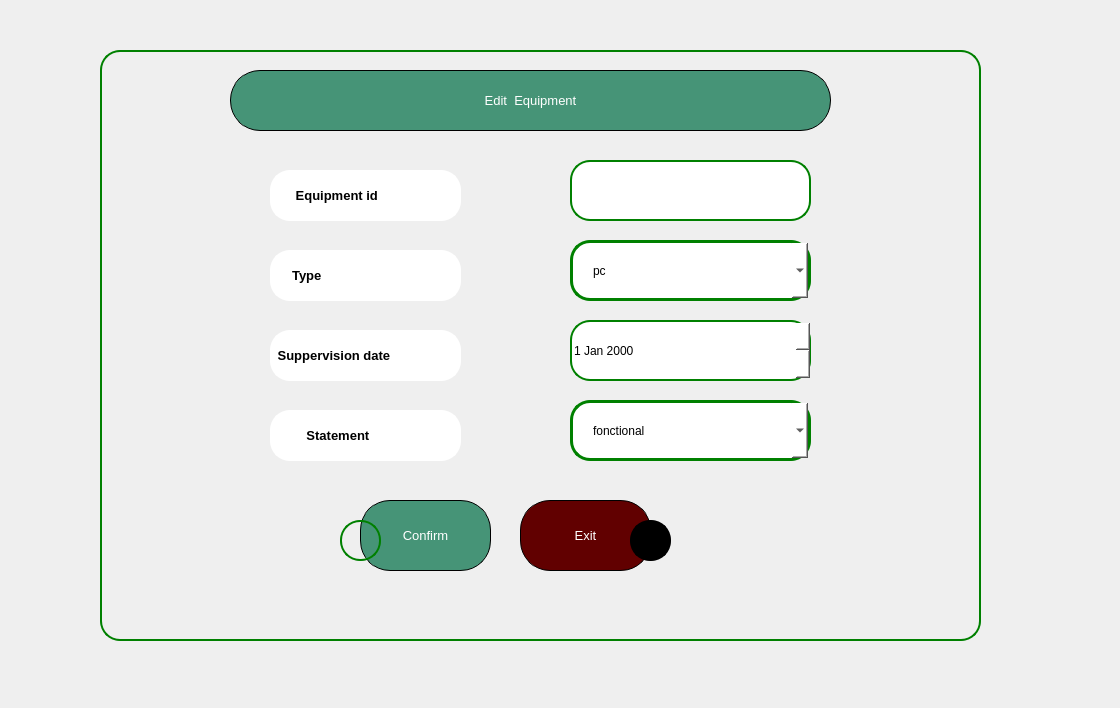
<?xml version="1.0" encoding="UTF-8"?>
<ui version="4.0">
 <class>edit</class>
 <widget class="QDialog" name="edit">
  <property name="geometry">
   <rect>
    <x>0</x>
    <y>0</y>
    <width>1120</width>
    <height>708</height>
   </rect>
  </property>
  <property name="windowTitle">
   <string>Dialog</string>
  </property>
  <widget class="QWidget" name="widget" native="true">
   <property name="geometry">
    <rect>
     <x>100</x>
     <y>50</y>
     <width>881</width>
     <height>591</height>
    </rect>
   </property>
   <property name="styleSheet">
    <string notr="true">border:2px solid green;
border-radius: 20px;
</string>
   </property>
   <widget class="QLineEdit" name="id_edit">
    <property name="geometry">
     <rect>
      <x>470</x>
      <y>110</y>
      <width>241</width>
      <height>61</height>
     </rect>
    </property>
    <property name="styleSheet">
     <string notr="true">background-color: rgb(255, 255, 255);
border_radius:15px;</string>
    </property>
   </widget>
   <widget class="QLineEdit" name="lineEdit_10">
    <property name="geometry">
     <rect>
      <x>170</x>
      <y>120</y>
      <width>191</width>
      <height>51</height>
     </rect>
    </property>
    <property name="font">
     <font>
      <pointsize>10</pointsize>
      <bold>true</bold>
     </font>
    </property>
    <property name="styleSheet">
     <string notr="true">background-color: rgb(255, 255, 255);
color: rgb(0, 0, 0);
border-color: rgb(255, 255, 255);</string>
    </property>
    <property name="text">
     <string>      Equipment id</string>
    </property>
   </widget>
   <widget class="QLineEdit" name="lineEdit_14">
    <property name="geometry">
     <rect>
      <x>170</x>
      <y>280</y>
      <width>191</width>
      <height>51</height>
     </rect>
    </property>
    <property name="font">
     <font>
      <pointsize>10</pointsize>
      <bold>true</bold>
     </font>
    </property>
    <property name="styleSheet">
     <string notr="true">background-color: rgb(255, 255, 255);
color: rgb(0, 0, 0);

border-color: rgb(255, 255, 255);</string>
    </property>
    <property name="text">
     <string> Suppervision date</string>
    </property>
   </widget>
   <widget class="QLineEdit" name="lineEdit_25">
    <property name="geometry">
     <rect>
      <x>170</x>
      <y>200</y>
      <width>191</width>
      <height>51</height>
     </rect>
    </property>
    <property name="font">
     <font>
      <pointsize>10</pointsize>
      <bold>true</bold>
     </font>
    </property>
    <property name="styleSheet">
     <string notr="true">background-color: rgb(255, 255, 255);
color: rgb(0, 0, 0);

border-color: rgb(255, 255, 255);</string>
    </property>
    <property name="text">
     <string>     Type</string>
    </property>
   </widget>
   <widget class="QLineEdit" name="lineEdit_28">
    <property name="geometry">
     <rect>
      <x>170</x>
      <y>360</y>
      <width>191</width>
      <height>51</height>
     </rect>
    </property>
    <property name="font">
     <font>
      <pointsize>10</pointsize>
      <bold>true</bold>
     </font>
    </property>
    <property name="styleSheet">
     <string notr="true">background-color: rgb(255, 255, 255);
color: rgb(0, 0, 0);
border-color: rgb(255, 255, 255);</string>
    </property>
    <property name="text">
     <string>         Statement</string>
    </property>
   </widget>
   <widget class="QComboBox" name="type_edit">
    <property name="geometry">
     <rect>
      <x>470</x>
      <y>190</y>
      <width>241</width>
      <height>61</height>
     </rect>
    </property>
    <property name="styleSheet">
     <string notr="true">QComboBox {
	color: rgb(0, 0, 0);
	background-color: rgb(255, 255, 255);
    border: 3px solid green;   /* Bordure verte de 3px */
    border-radius: 20px;       /* Coins arrondis */
    background-color: white;   /* Fond blanc */
    padding: 10px 20px;        /* Ajout d'espace intérieur pour le texte */
}

</string>
    </property>
    <item>
     <property name="text">
      <string>pc</string>
     </property>
    </item>
    <item>
     <property name="text">
      <string>machine</string>
     </property>
    </item>
    <item>
     <property name="text">
      <string>cann</string>
     </property>
    </item>
    <item>
     <property name="text">
      <string>printer</string>
     </property>
    </item>
    <item>
     <property name="text">
      <string>mouse</string>
     </property>
    </item>
    <item>
     <property name="text">
      <string>screen</string>
     </property>
    </item>
    <item>
     <property name="text">
      <string>keyboard</string>
     </property>
    </item>
    <item>
     <property name="text">
      <string>swicher</string>
     </property>
    </item>
    <item>
     <property name="text">
      <string>router</string>
     </property>
    </item>
   </widget>
   <widget class="QDateEdit" name="dateEdit">
    <property name="geometry">
     <rect>
      <x>470</x>
      <y>270</y>
      <width>241</width>
      <height>61</height>
     </rect>
    </property>
    <property name="styleSheet">
     <string notr="true">background-color: rgb(255, 255, 255);
border_radius:10px;</string>
    </property>
   </widget>
   <widget class="QPushButton" name="edit_cancel">
    <property name="geometry">
     <rect>
      <x>420</x>
      <y>450</y>
      <width>131</width>
      <height>71</height>
     </rect>
    </property>
    <property name="styleSheet">
     <string notr="true">border: 1px solid black;
color: rgb(255, 255, 255);
font: 10pt ;
background-color: rgb(171, 168, 111);
background-color: rgb(97, 0, 0);
border-radius:30px;
</string>
    </property>
    <property name="text">
     <string>Exit</string>
    </property>
    <property name="iconSize">
     <size>
      <width>36</width>
      <height>36</height>
     </size>
    </property>
   </widget>
   <widget class="QPushButton" name="confirm_edit">
    <property name="geometry">
     <rect>
      <x>260</x>
      <y>450</y>
      <width>131</width>
      <height>71</height>
     </rect>
    </property>
    <property name="styleSheet">
     <string notr="true">border: 1px solid black;
color: rgb(255, 255, 255);
font: 10pt ;
background-color: rgb(171, 168, 111);
background-color: rgb(70, 148, 119);
border-radius:30px;
</string>
    </property>
    <property name="text">
     <string>Confirm</string>
    </property>
    <property name="iconSize">
     <size>
      <width>36</width>
      <height>36</height>
     </size>
    </property>
   </widget>
   <widget class="QComboBox" name="etat_edit">
    <property name="geometry">
     <rect>
      <x>470</x>
      <y>350</y>
      <width>241</width>
      <height>61</height>
     </rect>
    </property>
    <property name="styleSheet">
     <string notr="true">QComboBox {
	color: rgb(0, 0, 0);
	background-color: rgb(255, 255, 255);
    border: 3px solid green;   /* Bordure verte de 3px */
    border-radius: 20px;       /* Coins arrondis */
    background-color: white;   /* Fond blanc */
    padding: 10px 20px;        /* Ajout d'espace intérieur pour le texte */
}

</string>
    </property>
    <item>
     <property name="text">
      <string>fonctional</string>
     </property>
    </item>
    <item>
     <property name="text">
      <string>broken</string>
     </property>
    </item>
    <item>
     <property name="text">
      <string>available</string>
     </property>
    </item>
    <item>
     <property name="text">
      <string>out of stock</string>
     </property>
    </item>
   </widget>
   <widget class="QPushButton" name="confirm_2">
    <property name="geometry">
     <rect>
      <x>130</x>
      <y>20</y>
      <width>601</width>
      <height>61</height>
     </rect>
    </property>
    <property name="styleSheet">
     <string notr="true">border: 1px solid black;
color: rgb(255, 255, 255);
font: 10pt ;
background-color: rgb(171, 168, 111);
background-color: rgb(70, 148, 119);
border-radius:30px;
</string>
    </property>
    <property name="text">
     <string>Edit  Equipment</string>
    </property>
    <property name="iconSize">
     <size>
      <width>36</width>
      <height>36</height>
     </size>
    </property>
   </widget>
   <widget class="QLabel" name="label_30">
    <property name="geometry">
     <rect>
      <x>530</x>
      <y>470</y>
      <width>41</width>
      <height>41</height>
     </rect>
    </property>
    <property name="styleSheet">
     <string notr="true">border-color: rgb(0, 0, 0);
background-color: rgb(0, 0, 0);</string>
    </property>
    <property name="text">
     <string/>
    </property>
    <property name="pixmap">
     <pixmap resource="resources.qrc">:/home page/391247.png</pixmap>
    </property>
    <property name="scaledContents">
     <bool>true</bool>
    </property>
   </widget>
   <widget class="QLabel" name="label_29">
    <property name="geometry">
     <rect>
      <x>240</x>
      <y>470</y>
      <width>41</width>
      <height>41</height>
     </rect>
    </property>
    <property name="text">
     <string/>
    </property>
    <property name="pixmap">
     <pixmap resource="resources.qrc">:/home page/4682662.png</pixmap>
    </property>
    <property name="scaledContents">
     <bool>true</bool>
    </property>
   </widget>
   <zorder>confirm_edit</zorder>
   <zorder>edit_cancel</zorder>
   <zorder>id_edit</zorder>
   <zorder>lineEdit_10</zorder>
   <zorder>lineEdit_14</zorder>
   <zorder>lineEdit_25</zorder>
   <zorder>lineEdit_28</zorder>
   <zorder>type_edit</zorder>
   <zorder>dateEdit</zorder>
   <zorder>etat_edit</zorder>
   <zorder>confirm_2</zorder>
   <zorder>label_30</zorder>
   <zorder>label_29</zorder>
  </widget>
 </widget>
 <resources>
  <include location="resources.qrc"/>
 </resources>
 <connections/>
</ui>
